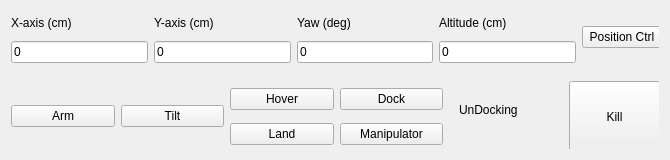
<?xml version="1.0" encoding="UTF-8"?>
<ui version="4.0">
 <class>MyPluginWidget</class>
 <widget class="QWidget" name="MyPluginWidget">
  <property name="geometry">
   <rect>
    <x>0</x>
    <y>0</y>
    <width>670</width>
    <height>160</height>
   </rect>
  </property>
  <property name="sizePolicy">
   <sizepolicy hsizetype="Preferred" vsizetype="Preferred">
    <horstretch>0</horstretch>
    <verstretch>0</verstretch>
   </sizepolicy>
  </property>
  <property name="windowTitle">
   <string>Form</string>
  </property>
  <layout class="QHBoxLayout" name="horizontalLayout_4">
   <item>
    <widget class="QWidget" name="widget" native="true">
     <widget class="QWidget" name="widget_2" native="true">
      <property name="geometry">
       <rect>
        <x>0</x>
        <y>0</y>
        <width>656</width>
        <height>146</height>
       </rect>
      </property>
      <widget class="QWidget" name="layoutWidget">
       <property name="geometry">
        <rect>
         <x>0</x>
         <y>0</y>
         <width>651</width>
         <height>52</height>
        </rect>
       </property>
       <layout class="QHBoxLayout" name="horizontalLayout_3">
        <property name="sizeConstraint">
         <enum>QLayout::SetNoConstraint</enum>
        </property>
        <property name="leftMargin">
         <number>0</number>
        </property>
        <item>
         <layout class="QGridLayout" name="grid_X">
          <item row="0" column="0">
           <widget class="QLabel" name="lbl_X">
            <property name="contextMenuPolicy">
             <enum>Qt::DefaultContextMenu</enum>
            </property>
            <property name="toolTipDuration">
             <number>-1</number>
            </property>
            <property name="layoutDirection">
             <enum>Qt::LeftToRight</enum>
            </property>
            <property name="frameShape">
             <enum>QFrame::NoFrame</enum>
            </property>
            <property name="text">
             <string>X-axis (cm)</string>
            </property>
            <property name="scaledContents">
             <bool>true</bool>
            </property>
            <property name="margin">
             <number>0</number>
            </property>
            <property name="openExternalLinks">
             <bool>true</bool>
            </property>
           </widget>
          </item>
          <item row="1" column="0">
           <widget class="QLineEdit" name="edi_X">
            <property name="text">
             <string>0</string>
            </property>
           </widget>
          </item>
         </layout>
        </item>
        <item>
         <layout class="QGridLayout" name="grid_Y">
          <item row="1" column="0">
           <widget class="QLineEdit" name="edi_Y">
            <property name="text">
             <string>0</string>
            </property>
           </widget>
          </item>
          <item row="0" column="0">
           <widget class="QLabel" name="lbl_Y">
            <property name="text">
             <string>Y-axis (cm)</string>
            </property>
           </widget>
          </item>
         </layout>
        </item>
        <item>
         <layout class="QGridLayout" name="grid_Yaw">
          <item row="1" column="0">
           <widget class="QLineEdit" name="edi_Yaw">
            <property name="text">
             <string>0</string>
            </property>
           </widget>
          </item>
          <item row="0" column="0">
           <widget class="QLabel" name="lbl_Yaw">
            <property name="text">
             <string>Yaw (deg)</string>
            </property>
           </widget>
          </item>
         </layout>
        </item>
        <item>
         <layout class="QGridLayout" name="grid_Alti">
          <item row="1" column="0">
           <widget class="QLineEdit" name="edi_Alti">
            <property name="text">
             <string>0</string>
            </property>
           </widget>
          </item>
          <item row="0" column="0">
           <widget class="QLabel" name="lbl_Alti">
            <property name="text">
             <string>Altitude (cm)</string>
            </property>
           </widget>
          </item>
         </layout>
        </item>
        <item>
         <widget class="QPushButton" name="btn_PosCtrl">
          <property name="text">
           <string>Position Ctrl</string>
          </property>
         </widget>
        </item>
       </layout>
      </widget>
      <widget class="QWidget" name="layoutWidget_2">
       <property name="geometry">
        <rect>
         <x>0</x>
         <y>70</y>
         <width>651</width>
         <height>71</height>
        </rect>
       </property>
       <layout class="QHBoxLayout" name="horizontalLayout_6">
        <item>
         <widget class="QPushButton" name="btn_Arm">
          <property name="text">
           <string>Arm</string>
          </property>
          <property name="checkable">
           <bool>false</bool>
          </property>
         </widget>
        </item>
        <item>
         <widget class="QPushButton" name="btn_Tilt">
          <property name="text">
           <string>Tilt</string>
          </property>
          <property name="checkable">
           <bool>true</bool>
          </property>
         </widget>
        </item>
        <item>
         <layout class="QGridLayout" name="gridLayout_5">
          <item row="1" column="0">
           <widget class="QPushButton" name="btn_Land">
            <property name="text">
             <string>Land</string>
            </property>
           </widget>
          </item>
          <item row="0" column="0">
           <widget class="QPushButton" name="btn_Hover">
            <property name="text">
             <string>Hover</string>
            </property>
            <property name="checkable">
             <bool>false</bool>
            </property>
            <property name="checked">
             <bool>false</bool>
            </property>
           </widget>
          </item>
         </layout>
        </item>
        <item>
         <layout class="QGridLayout" name="gridLayout_6">
          <item row="1" column="0">
           <widget class="QPushButton" name="btn_Dock">
            <property name="text">
             <string>Dock</string>
            </property>
            <property name="checkable">
             <bool>true</bool>
            </property>
            <property name="checked">
             <bool>false</bool>
            </property>
           </widget>
          </item>
          <item row="2" column="0">
           <widget class="QPushButton" name="btn_Manipulator">
            <property name="text">
             <string>Manipulator</string>
            </property>
           </widget>
          </item>
         </layout>
        </item>
        <item>
         <widget class="QWidget" name="DockingLabelWidget" native="true">
          <widget class="QLabel" name="lbl_Dock">
           <property name="geometry">
            <rect>
             <x>10</x>
             <y>0</y>
             <width>105</width>
             <height>58</height>
            </rect>
           </property>
           <property name="text">
            <string>UnDocking</string>
           </property>
          </widget>
         </widget>
        </item>
        <item>
         <widget class="QWidget" name="KillBtnWidget" native="true">
          <widget class="QPushButton" name="btn_Kill">
           <property name="geometry">
            <rect>
             <x>10</x>
             <y>0</y>
             <width>91</width>
             <height>71</height>
            </rect>
           </property>
           <property name="text">
            <string>Kill</string>
           </property>
           <property name="checkable">
            <bool>true</bool>
           </property>
          </widget>
         </widget>
        </item>
       </layout>
      </widget>
     </widget>
    </widget>
   </item>
  </layout>
 </widget>
 <resources/>
 <connections/>
</ui>
